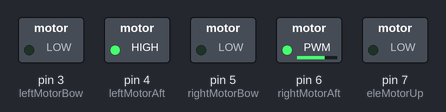
The sketch below on a simulated Arduino Uno, built with avr-gcc and run on an emulated ATmega328P. Shown: switched loads named in the sketch (green lamp = pin HIGH).

Above: at 0.2 s.
At 3.3 s:
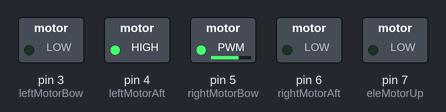
At 13.4 s:
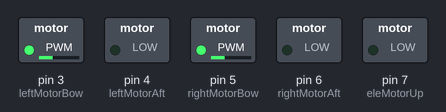
At 14.4 s:
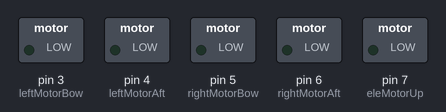
At 28.7 s:
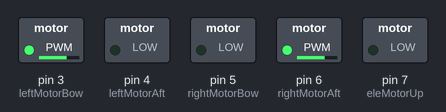
At 37.4 s:
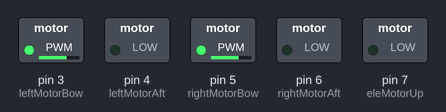
Timing chart, 0 to 38.9 s (numbered marks = the images above):
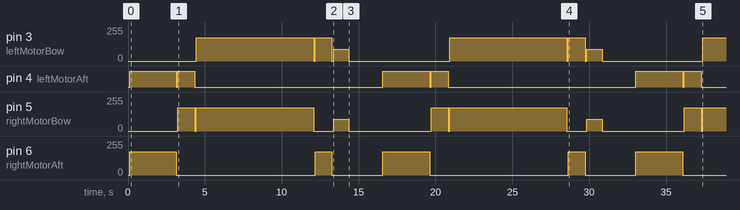

The sketch:

demo.ino
```cpp
//Main for 23 April 2019 demonstration

//Goal: Start from side of room. Drive 3.048 m, turn right, drive 7.62 m, turn right, drive until you hit the wall.
//When wall is hit, stop and raise elevator.

//Arduino ports:
int width;
int leftMotorBow = 3;//Bow: forward, Aft:back
int leftMotorAft = 4;
int rightMotorBow = 5;
int rightMotorAft = 6;
int eleMotorUp = 7; //elevator motor
int eleMotorDown = 2;

//Constants:
int moveSpeed = 175; //units?? Change to m/sec please
int k = 1.25;//"magical constant" no clue what this does
int turnvelocity = moveSpeed*k;

void setup() {
  Serial.begin(9600);
  //declare motor pins
  pinMode(leftMotorBow, OUTPUT);
  pinMode(rightMotorBow, OUTPUT);
  pinMode(eleMotorUp, OUTPUT);

  //declare distance sensor: THIS NEEDS WORK
  //pinMode(2, INPUT);
  //pinMode(5, OUTPUT);

}

void loop() {
  // put your main code here, to run repeatedly:

  moveRobot("backward", moveSpeed);
  delay(3048/*moveSpeed*/);//t=d/v
  moveRobot("hardLeft", moveSpeed);
  delay(500);
  moveRobot("forward", moveSpeed);
  delay(7620/*moveSpeed*/);
  moveRobot("hardRight", moveSpeed);
  delay(500);
  moveRobot("forward", moveSpeed/2);
  //Stop when distance sensor detects bumping into walls
 /* if(){
    moveRobot("stahp", 0);
    //raise elevator
    movElevator("up");
  }*/

  delay(1000);
  moveRobot("stahp", moveSpeed);
  delay(2000);
}
//Elevator Move function
void movElevator(const String movement){
  int d=1117; //vertical distance to move (millimeters) **SUBTRACT MOUNTING HEIGHT!!**
  int v=1; //velocity: we want the elevator to be kind of slow, doesn't need variable speed (m/s)
  int t=(d/v)*1000; //time to go distance (calculated) (milliseconds)

  analogWrite(eleMotorUp, 0);
  delay(100);

  if(movement == "up"){
    analogWrite(eleMotorUp, v);
    delay(t);
    analogWrite(eleMotorUp, 0);
  }else if(movement == "down"){
    analogWrite(eleMotorDown, v);
    delay(t);
    analogWrite(eleMotorDown, 0);
  }
}

//We might have to change backwards depending on how the h bridge works
void moveRobot(String movement, int velocity){
  analogWrite(leftMotorBow, 0);
  analogWrite(rightMotorBow, 0);
  analogWrite(leftMotorAft, 0);
  analogWrite(rightMotorAft, 0);
  delay(100);

  if(movement == "forward"){
      analogWrite(leftMotorBow, velocity);
      analogWrite(rightMotorBow, velocity);
  }
  else if(movement == "backward"){
      analogWrite(leftMotorAft, velocity);
      analogWrite(rightMotorAft, velocity);
  }//We need a way to make the robot turn 90 degrees and then stop, not just by timing how long it takes to make a 90 degree turn.
  else if(movement == "right"){
      analogWrite(leftMotorBow, velocity);
      analogWrite(rightMotorBow, turnvelocity);
  }
  else if(movement == "left"){
      analogWrite(leftMotorBow, turnvelocity);
      analogWrite(rightMotorBow, velocity);
  }
  else if(movement == "180"){
    analogWrite(leftMotorBow, velocity);
    analogWrite(rightMotorAft, velocity);
    delay(600*2);
  }
  else if(movement == "hardRight"){//Turns 90 degrees right
      analogWrite(leftMotorBow, velocity);
      analogWrite(rightMotorAft, velocity);
      delay(600);
  }
  else if(movement == "hardLeft"){//Turns 90 degrees left
      analogWrite(leftMotorAft, velocity);
      analogWrite(rightMotorBow, velocity);
      delay(600);
  }
  else if(movement == "stahp"){
      analogWrite(leftMotorBow, 0);
      analogWrite(leftMotorAft, 0);
      analogWrite(rightMotorBow, 0);
      analogWrite(rightMotorAft, 0);
  }
}
```

Measured:
- by itself, pin 4 (leftMotorAft): repeats every 16.5 s: LOW 0.10 s, HIGH 1.1 s, LOW 12.2 s, HIGH 3.0 s
- by itself, pin 5 (rightMotorBow): repeats every 16.5 s: 0/255 0.10 s, 175/255 7.6 s, 0/255 1.3 s, 87/255 1.0 s, 0/255 5.3 s, 175/255 1.1 s
- by itself, pin 6 (rightMotorAft): repeats every 16.5 s: 0/255 9.0 s, 175/255 1.1 s, 0/255 3.3 s, 175/255 3.0 s
- by itself, pin 3 (leftMotorBow): 0/255 → 175/255 at 4.4 s, → 0/255 7.6 s later, → 175/255 0.10 s later, → 0/255 1.1 s later, … (13 changes in this stretch)
